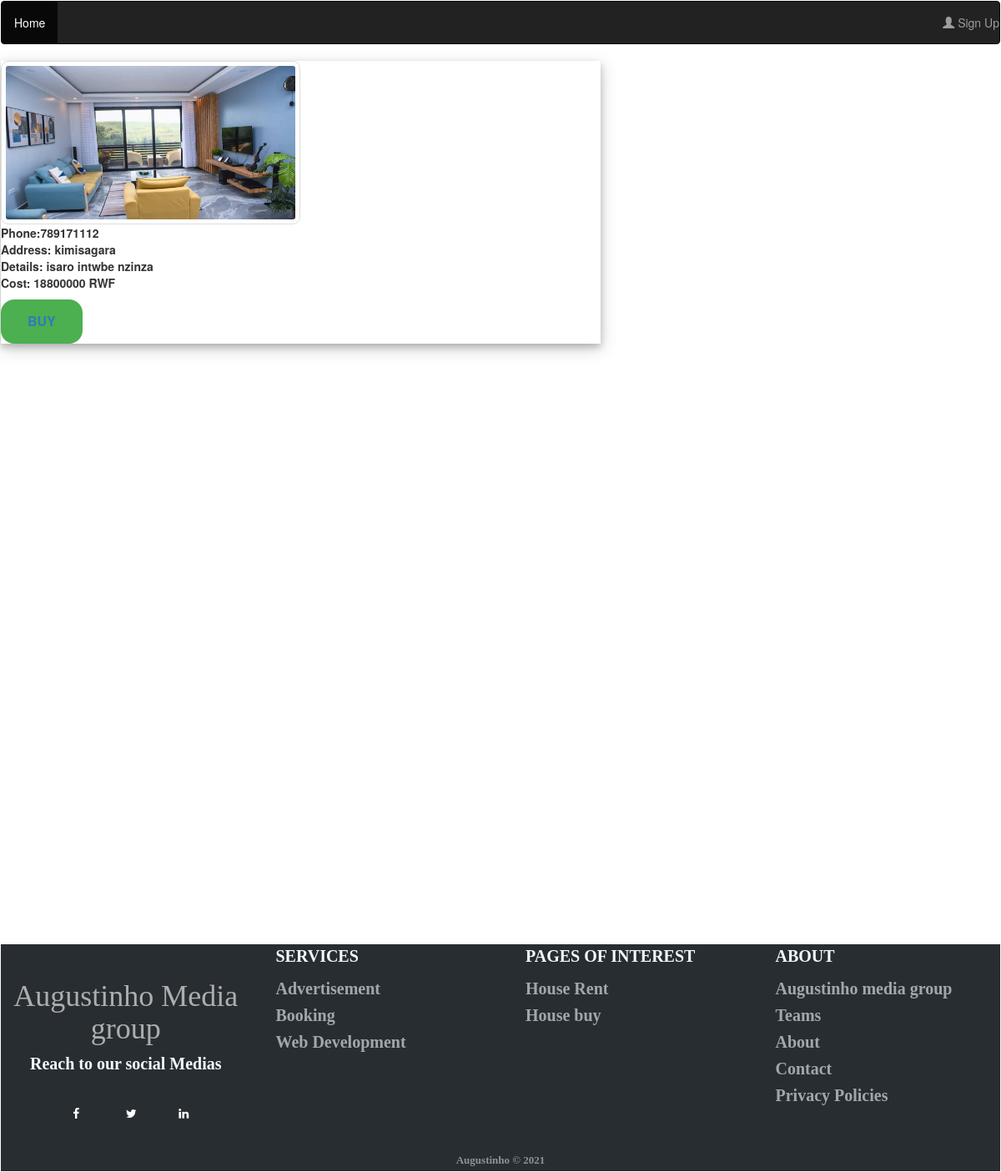
The app's page /house_westpost.php with its own data.
### tables this page shows
CREATE TABLE `house_west` (
  `ID` int(11) NOT NULL,
  `filenames` varchar(255) NOT NULL,
  `Phone_Number` int(11) NOT NULL,
  `HouseAddress` varchar(255) NOT NULL,
  `Details` varchar(255) NOT NULL,
  `Cost` int(11) NOT NULL,
  `Done_at` timestamp NOT NULL DEFAULT current_timestamp() ON UPDATE current_timestamp()
);

### house_westpost.php (the view, shortened to what this page needs)
<?php
$conn= mysqli_connect('localhost','root','','housing system');
?>
<?php include 'navigation bar.php';?>
<?php
$sql='SELECT ID,Phone_Number,HouseAddress,Cost,Details,filenames FROM  house_west';
$result=mysqli_query($conn,$sql);
$dsply=mysqli_fetch_all($result,MYSQLI_ASSOC);
?>
<html>
<link rel="stylesheet" href="footer.css">
<link rel="stylesheet" href="https://cdnjs.cloudflare.com/ajax/libs/font-awesome/4.7.0/css/font-awesome.min.css">
<body>
        <?php foreach($dsply as $dsply): ?>
<div class="polaroid"><img src="<?php echo htmlspecialchars($dsply['filenames'])?>"style ="border: 1px solid #ddd;"> <br/>
        <b>Phone:<?php echo htmlspecialchars($dsply['Phone_Number'])?> <br>
        <b>Address: <?php echo htmlspecialchars($dsply['HouseAddress'])?> </b><br>
        <b> Details: <?php echo htmlspecialchars($dsply['Details'])?> </b><br>
        <b> Cost: <?php echo htmlspecialchars($dsply['Cost'])?> RWF </b>
       <button> <a href="buying details.php" onmouseover="mousover1(this)" onmouseout="mousout1(this)">BUY</a></button>
        </div>
     <?php endforeach; ?>
<footer>
  <div class="footer-dark" style="margin-top: 720px;">
        <div class="rowfooter">
          <div class="columnfooter">
            <h1>Augustinho Media group</h1>
          <h2>Reach to our social Medias</h2>
              <a href="#" class="fa fa-facebook"></a>
              <a href="#" class="fa fa-twitter"></a>
              <a href="#" class="fa fa-linkedin"></a>
          </div>
            <div class="columnfooter">
                            <ul type="none">
                                <h2>SERVICES</h2>
                                <li><a href="#">Advertisement</a></li>
                                <li><a href="#">Booking </a></li>
                                <li><a href="#">Web Development</a></li>
                            </ul>
            </div>
            <div class="columnfooter">
              <ul type="none">
                  <h2>PAGES OF INTEREST</h2>
                  <li><a href="#">House Rent</a></li>
                  <li><a href="#">House buy</a></li>
              </ul>
      </div>
            <div class="columnfooter">
                <ul type="none">
                    <h2>ABOUT</h2>
                    <li><a href="">Augustinho media group</a></li>
                    <li><a href="">Teams</a></li>
                    <li><a href="#">About</a></li>
                    <li><a href="contact.html">Contact</a></li>
                    <li><a href="">Privacy Policies</a></li>
                </ul>
            </div>
          </div>
      <p class="copyright">Augustinho © 2021</p>
      </div>
      </footer>
</body>
</html>

### footer.css (style rules this page uses)
.footer-dark { padding:3px 0; color:#f0f9ff; background-color:#282d32; font-weight:bold; font-family: serif; }
.footer-dark h2 { margin-top:0; margin-bottom:12px; font-weight:bold; font-size:20px; }
.footer-dark ul { text-align: left; padding:0; list-style:none; line-height:1.6; font-size:14px; margin-bottom:0; margin-left: 30px; margin-right: 30px; }
.footer-dark ul a { color:inherit; text-decoration:none; opacity:0.6; font-size:20px }
h1 { color:rgb(228, 228, 228); padding-top:20px; text-align: center; opacity: 0.7; padding-bottom: 0px; }
.footer-dark p { opacity:0.6; margin-bottom:0; }
.footer-dark .copyright { text-align:center; padding-top:24px; opacity:0.5; font-size:13px; margin-bottom:0; }
.columnfooter { text-align:center; float: left; width: 25%; }
.rowfooter:after { content: " "; display: table; clear: both; }
.fa { padding: 25px; text-align: center; margin: 5px 5px 5px 5px; font-size: 25px; width: 30px; height: 30px; border-radius: 10px; text-decoration: none; }
.fa-facebook { background: none; color: white; }
.fa-twitter { background: none; color: white; }
.fa-linkedin { background: none; color: white; }

### house_westpost.php (style rules this page uses)
body { margin:1px; }
div.polaroid { width: 60%; background-color: none; box-shadow: 0 4px 8px 0 rgba(0, 0, 0, 0.2), 0 6px 20px 0 rgba(0, 0, 0, 0.19); margin-bottom: 25px; }
div.polaroid img { border: 1px solid #ddd; border-radius: 9px; padding: 5px; height: 40%; width: 50%; font: left; }
div.polaroid button { background-color: #4CAF50; border: none; color: white; padding: 15px 32px; text-align: center; text-decoration: none; display: inline-block; font-size: 16px; border-radius: 16px; }
div.polaroid button a { text-decoration: none; }

### records on screen
house_west: filenames (picture), Phone_Number "789171112", HouseAddress "kimisagara", Details "isaro intwbe nzinza", Cost "18800000"
